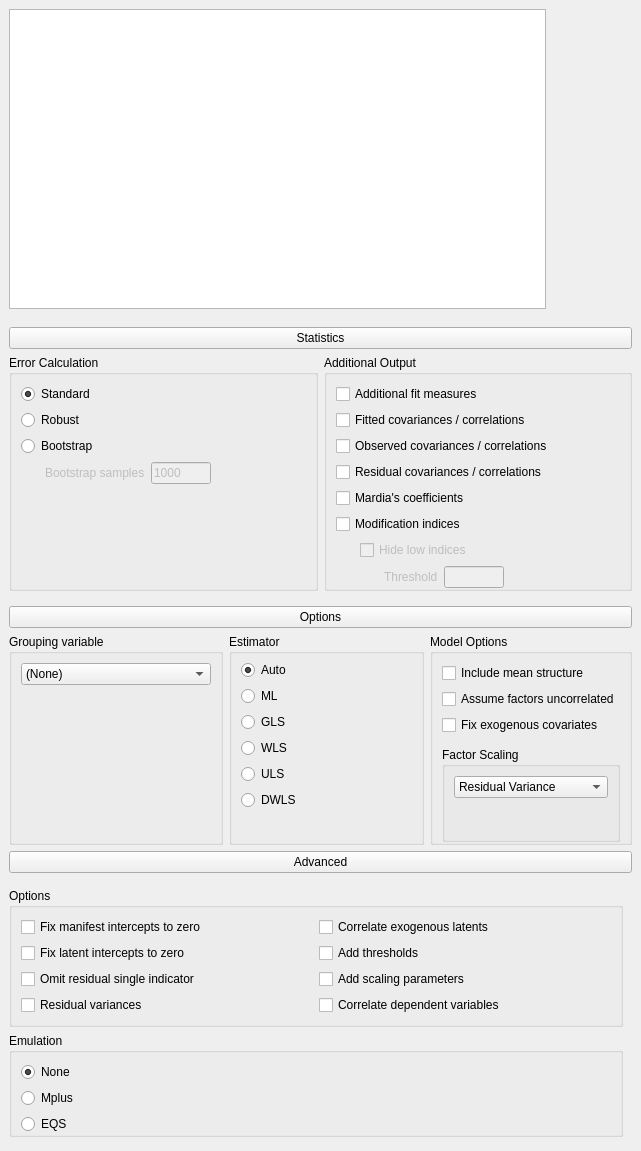
<?xml version="1.0" encoding="UTF-8"?>
<ui version="4.0">
 <class>SEMSimpleForm</class>
 <widget class="QWidget" name="SEMSimpleForm">
  <property name="geometry">
   <rect>
    <x>0</x>
    <y>0</y>
    <width>641</width>
    <height>1151</height>
   </rect>
  </property>
  <property name="minimumSize">
   <size>
    <width>500</width>
    <height>0</height>
   </size>
  </property>
  <property name="windowTitle">
   <string>Form</string>
  </property>
  <layout class="QGridLayout" name="gridLayout_23">
   <property name="leftMargin">
    <number>0</number>
   </property>
   <property name="topMargin">
    <number>0</number>
   </property>
   <property name="rightMargin">
    <number>0</number>
   </property>
   <property name="spacing">
    <number>0</number>
   </property>
   <item row="0" column="0">
    <widget class="QWidget" name="widget_14" native="true">
     <layout class="QGridLayout" name="gridLayout_20">
      <item row="0" column="0">
       <widget class="BoundTextEdit" name="model">
        <property name="minimumSize">
         <size>
          <width>0</width>
          <height>300</height>
         </size>
        </property>
       </widget>
      </item>
     </layout>
    </widget>
   </item>
   <item row="0" column="1">
    <widget class="QWidget" name="widget" native="true">
     <property name="minimumSize">
      <size>
       <width>86</width>
       <height>0</height>
      </size>
     </property>
    </widget>
   </item>
   <item row="2" column="0" colspan="2">
    <widget class="QWidget" name="widget_9" native="true">
     <layout class="QGridLayout" name="gridLayout_18">
      <property name="topMargin">
       <number>3</number>
      </property>
      <property name="bottomMargin">
       <number>3</number>
      </property>
      <item row="0" column="0">
       <widget class="ExpanderButton" name="pushButton_2">
        <property name="text">
         <string>Options</string>
        </property>
       </widget>
      </item>
      <item row="1" column="0">
       <widget class="QWidget" name="containerOptions" native="true">
        <layout class="QGridLayout" name="gridLayout_12">
         <property name="leftMargin">
          <number>0</number>
         </property>
         <property name="topMargin">
          <number>0</number>
         </property>
         <property name="rightMargin">
          <number>0</number>
         </property>
         <property name="bottomMargin">
          <number>0</number>
         </property>
         <item row="0" column="0">
          <widget class="GroupBox" name="groupBox_7">
           <property name="title">
            <string>Grouping variable</string>
           </property>
           <layout class="QGridLayout" name="gridLayout_17">
            <item row="0" column="0">
             <widget class="BoundComboBox" name="groupingVariable">
              <property name="minimumSize">
               <size>
                <width>190</width>
                <height>0</height>
               </size>
              </property>
              <item>
               <property name="text">
                <string>(None)</string>
               </property>
              </item>
             </widget>
            </item>
            <item row="1" column="0">
             <spacer name="verticalSpacer_2">
              <property name="orientation">
               <enum>Qt::Vertical</enum>
              </property>
              <property name="sizeHint" stdset="0">
               <size>
                <width>20</width>
                <height>40</height>
               </size>
              </property>
             </spacer>
            </item>
           </layout>
          </widget>
         </item>
         <item row="0" column="2">
          <widget class="GroupBox" name="groupBox_5">
           <property name="title">
            <string>Model Options</string>
           </property>
           <layout class="QGridLayout" name="gridLayout_16">
            <property name="bottomMargin">
             <number>0</number>
            </property>
            <item row="3" column="0">
             <widget class="QWidget" name="widget_13" native="true">
              <property name="maximumSize">
               <size>
                <width>16777215</width>
                <height>4</height>
               </size>
              </property>
             </widget>
            </item>
            <item row="4" column="0">
             <widget class="GroupBox" name="groupBox_6">
              <property name="title">
               <string>Factor Scaling</string>
              </property>
              <layout class="QGridLayout" name="gridLayout_15">
               <property name="bottomMargin">
                <number>0</number>
               </property>
               <item row="0" column="0">
                <widget class="BoundComboBox" name="factorStandardisation">
                 <item>
                  <property name="text">
                   <string>Residual Variance</string>
                  </property>
                 </item>
                 <item>
                  <property name="text">
                   <string>Factor Loadings</string>
                  </property>
                 </item>
                 <item>
                  <property name="text">
                   <string>None</string>
                  </property>
                 </item>
                </widget>
               </item>
               <item row="1" column="0">
                <spacer name="verticalSpacer_5">
                 <property name="orientation">
                  <enum>Qt::Vertical</enum>
                 </property>
                 <property name="sizeHint" stdset="0">
                  <size>
                   <width>20</width>
                   <height>40</height>
                  </size>
                 </property>
                </spacer>
               </item>
              </layout>
             </widget>
            </item>
            <item row="2" column="0">
             <widget class="BoundCheckBox" name="fixExogenousCovariates">
              <property name="text">
               <string>Fix exogenous covariates</string>
              </property>
             </widget>
            </item>
            <item row="1" column="0">
             <widget class="BoundCheckBox" name="assumeFactorsUncorrelated">
              <property name="text">
               <string>Assume factors uncorrelated</string>
              </property>
             </widget>
            </item>
            <item row="0" column="0">
             <widget class="BoundCheckBox" name="includeMeanStructure">
              <property name="text">
               <string>Include mean structure</string>
              </property>
             </widget>
            </item>
           </layout>
          </widget>
         </item>
         <item row="0" column="1">
          <widget class="GroupBox" name="groupBox_3">
           <property name="title">
            <string>Estimator</string>
           </property>
           <layout class="QGridLayout" name="gridLayout_11">
            <property name="topMargin">
             <number>6</number>
            </property>
            <property name="bottomMargin">
             <number>0</number>
            </property>
            <item row="0" column="0">
             <widget class="BoundGroupBox" name="estimator" native="true">
              <layout class="QGridLayout" name="gridLayout_10">
               <property name="leftMargin">
                <number>0</number>
               </property>
               <property name="topMargin">
                <number>0</number>
               </property>
               <property name="rightMargin">
                <number>0</number>
               </property>
               <property name="bottomMargin">
                <number>0</number>
               </property>
               <item row="0" column="0">
                <widget class="QRadioButton" name="automatic">
                 <property name="text">
                  <string>Auto</string>
                 </property>
                 <property name="checked">
                  <bool>true</bool>
                 </property>
                </widget>
               </item>
               <item row="4" column="0">
                <widget class="QRadioButton" name="ULS">
                 <property name="text">
                  <string>ULS</string>
                 </property>
                </widget>
               </item>
               <item row="3" column="0">
                <widget class="QRadioButton" name="WLS">
                 <property name="text">
                  <string>WLS</string>
                 </property>
                </widget>
               </item>
               <item row="2" column="0">
                <widget class="QRadioButton" name="GLS">
                 <property name="text">
                  <string>GLS</string>
                 </property>
                </widget>
               </item>
               <item row="5" column="0">
                <widget class="QRadioButton" name="DWLS">
                 <property name="text">
                  <string>DWLS</string>
                 </property>
                </widget>
               </item>
               <item row="1" column="0">
                <widget class="QRadioButton" name="ML">
                 <property name="text">
                  <string>ML</string>
                 </property>
                </widget>
               </item>
               <item row="6" column="0">
                <spacer name="verticalSpacer_3">
                 <property name="orientation">
                  <enum>Qt::Vertical</enum>
                 </property>
                 <property name="sizeHint" stdset="0">
                  <size>
                   <width>20</width>
                   <height>40</height>
                  </size>
                 </property>
                </spacer>
               </item>
              </layout>
             </widget>
            </item>
           </layout>
          </widget>
         </item>
        </layout>
       </widget>
      </item>
     </layout>
    </widget>
   </item>
   <item row="3" column="0" colspan="2">
    <widget class="QWidget" name="widget_3" native="true">
     <layout class="QGridLayout" name="gridLayout_22">
      <property name="topMargin">
       <number>3</number>
      </property>
      <property name="bottomMargin">
       <number>3</number>
      </property>
      <item row="0" column="0">
       <widget class="ExpanderButton" name="pushButton_3">
        <property name="text">
         <string>Advanced</string>
        </property>
       </widget>
      </item>
      <item row="1" column="0">
       <widget class="QWidget" name="containerAdvanced" native="true">
        <layout class="QGridLayout" name="gridLayout_21">
         <property name="leftMargin">
          <number>0</number>
         </property>
         <property name="bottomMargin">
          <number>0</number>
         </property>
         <item row="0" column="0">
          <widget class="GroupBox" name="groupBox_16">
           <property name="title">
            <string>Options</string>
           </property>
           <layout class="QGridLayout" name="gridLayout_19">
            <item row="0" column="0">
             <widget class="BoundCheckBox" name="fixManifestInterceptsToZero">
              <property name="text">
               <string>Fix manifest intercepts to zero</string>
              </property>
             </widget>
            </item>
            <item row="0" column="1">
             <widget class="BoundCheckBox" name="correlateExogenousLatents">
              <property name="text">
               <string>Correlate exogenous latents</string>
              </property>
             </widget>
            </item>
            <item row="1" column="0">
             <widget class="BoundCheckBox" name="fixLatentInterceptsToZero">
              <property name="text">
               <string>Fix latent intercepts to zero</string>
              </property>
             </widget>
            </item>
            <item row="1" column="1">
             <widget class="BoundCheckBox" name="addThresholds">
              <property name="text">
               <string>Add thresholds</string>
              </property>
             </widget>
            </item>
            <item row="2" column="0">
             <widget class="BoundCheckBox" name="omitResidualSingleIndicator">
              <property name="text">
               <string>Omit residual single indicator</string>
              </property>
             </widget>
            </item>
            <item row="2" column="1">
             <widget class="BoundCheckBox" name="addScalingParameters">
              <property name="text">
               <string>Add scaling parameters</string>
              </property>
             </widget>
            </item>
            <item row="3" column="0">
             <widget class="BoundCheckBox" name="residualVariances">
              <property name="text">
               <string>Residual variances</string>
              </property>
             </widget>
            </item>
            <item row="3" column="1">
             <widget class="BoundCheckBox" name="correlateDependentVariables">
              <property name="text">
               <string>Correlate dependent variables</string>
              </property>
             </widget>
            </item>
           </layout>
          </widget>
         </item>
         <item row="1" column="0">
          <widget class="GroupBox" name="groupBox_4">
           <property name="title">
            <string>Emulation</string>
           </property>
           <layout class="QGridLayout" name="gridLayout_13">
            <property name="bottomMargin">
             <number>0</number>
            </property>
            <item row="0" column="0">
             <widget class="BoundGroupBox" name="emulation" native="true">
              <layout class="QGridLayout" name="gridLayout_14">
               <property name="leftMargin">
                <number>0</number>
               </property>
               <property name="topMargin">
                <number>0</number>
               </property>
               <property name="rightMargin">
                <number>0</number>
               </property>
               <property name="bottomMargin">
                <number>0</number>
               </property>
               <item row="0" column="0">
                <widget class="QRadioButton" name="none">
                 <property name="text">
                  <string>None</string>
                 </property>
                 <property name="checked">
                  <bool>true</bool>
                 </property>
                </widget>
               </item>
               <item row="2" column="0">
                <widget class="QRadioButton" name="EQS">
                 <property name="text">
                  <string>EQS</string>
                 </property>
                </widget>
               </item>
               <item row="1" column="0">
                <widget class="QRadioButton" name="Mplus">
                 <property name="text">
                  <string>Mplus</string>
                 </property>
                </widget>
               </item>
              </layout>
             </widget>
            </item>
           </layout>
          </widget>
         </item>
        </layout>
       </widget>
      </item>
     </layout>
    </widget>
   </item>
   <item row="1" column="0" colspan="2">
    <widget class="QWidget" name="widget_2" native="true">
     <layout class="QGridLayout" name="gridLayout_9">
      <property name="bottomMargin">
       <number>3</number>
      </property>
      <item row="0" column="0">
       <widget class="ExpanderButton" name="pushButton">
        <property name="text">
         <string>Statistics</string>
        </property>
       </widget>
      </item>
      <item row="1" column="0">
       <widget class="QWidget" name="containerStatistics" native="true">
        <layout class="QGridLayout" name="gridLayout_8">
         <property name="leftMargin">
          <number>0</number>
         </property>
         <property name="topMargin">
          <number>0</number>
         </property>
         <property name="rightMargin">
          <number>0</number>
         </property>
         <item row="0" column="1" rowspan="2">
          <widget class="GroupBox" name="groupBox_2">
           <property name="title">
            <string>Additional Output</string>
           </property>
           <layout class="QGridLayout" name="gridLayout_7">
            <property name="bottomMargin">
             <number>0</number>
            </property>
            <item row="2" column="0">
             <widget class="BoundCheckBox" name="output_fittedCovarianceCorrelations">
              <property name="text">
               <string>Fitted covariances / correlations</string>
              </property>
             </widget>
            </item>
            <item row="3" column="0">
             <widget class="BoundCheckBox" name="output_observedCovarianceCorrelations">
              <property name="text">
               <string>Observed covariances / correlations</string>
              </property>
             </widget>
            </item>
            <item row="6" column="0">
             <widget class="BoundCheckBox" name="output_modificationIndices">
              <property name="text">
               <string>Modification indices</string>
              </property>
             </widget>
            </item>
            <item row="8" column="0">
             <widget class="QWidget" name="widget_6" native="true">
              <layout class="QGridLayout" name="gridLayout_6">
               <property name="leftMargin">
                <number>0</number>
               </property>
               <property name="topMargin">
                <number>0</number>
               </property>
               <property name="rightMargin">
                <number>0</number>
               </property>
               <property name="bottomMargin">
                <number>0</number>
               </property>
               <item row="1" column="0">
                <widget class="QWidget" name="containerHideLowIndices" native="true">
                 <property name="enabled">
                  <bool>false</bool>
                 </property>
                 <layout class="QGridLayout" name="gridLayout_5">
                  <property name="leftMargin">
                   <number>24</number>
                  </property>
                  <property name="topMargin">
                   <number>0</number>
                  </property>
                  <property name="bottomMargin">
                   <number>0</number>
                  </property>
                  <item row="0" column="0">
                   <widget class="BoundCheckBox" name="output_modificationIndicesHideLowIndices">
                    <property name="text">
                     <string>Hide low indices</string>
                    </property>
                   </widget>
                  </item>
                  <item row="1" column="0">
                   <widget class="QWidget" name="containerThreshold" native="true">
                    <property name="enabled">
                     <bool>false</bool>
                    </property>
                    <layout class="QGridLayout" name="gridLayout_4">
                     <property name="leftMargin">
                      <number>24</number>
                     </property>
                     <property name="topMargin">
                      <number>0</number>
                     </property>
                     <property name="rightMargin">
                      <number>0</number>
                     </property>
                     <property name="bottomMargin">
                      <number>0</number>
                     </property>
                     <item row="0" column="1">
                      <widget class="BoundTextBox" name="output_modificationIndicesHideLowIndicesThreshold">
                       <property name="maximumSize">
                        <size>
                         <width>60</width>
                         <height>16777215</height>
                        </size>
                       </property>
                      </widget>
                     </item>
                     <item row="0" column="0">
                      <widget class="QLabel" name="label_2">
                       <property name="text">
                        <string>Threshold</string>
                       </property>
                      </widget>
                     </item>
                     <item row="0" column="2">
                      <spacer name="horizontalSpacer_2">
                       <property name="orientation">
                        <enum>Qt::Horizontal</enum>
                       </property>
                       <property name="sizeHint" stdset="0">
                        <size>
                         <width>0</width>
                         <height>0</height>
                        </size>
                       </property>
                      </spacer>
                     </item>
                    </layout>
                   </widget>
                  </item>
                 </layout>
                </widget>
               </item>
              </layout>
             </widget>
            </item>
            <item row="1" column="0">
             <widget class="BoundCheckBox" name="output_additionalFitMeasures">
              <property name="text">
               <string>Additional fit measures</string>
              </property>
             </widget>
            </item>
            <item row="4" column="0">
             <widget class="BoundCheckBox" name="output_residualCovarianceCorrelations">
              <property name="text">
               <string>Residual covariances / correlations</string>
              </property>
             </widget>
            </item>
            <item row="5" column="0">
             <widget class="BoundCheckBox" name="output_mardiasCoefficients">
              <property name="text">
               <string>Mardia's coefficients</string>
              </property>
             </widget>
            </item>
           </layout>
          </widget>
         </item>
         <item row="0" column="0" rowspan="2">
          <widget class="GroupBox" name="groupBox">
           <property name="title">
            <string>Error Calculation</string>
           </property>
           <layout class="QGridLayout" name="gridLayout">
            <item row="0" column="0">
             <widget class="BoundGroupBox" name="errorCalculation" native="true">
              <layout class="QGridLayout" name="gridLayout_2">
               <property name="leftMargin">
                <number>0</number>
               </property>
               <property name="topMargin">
                <number>0</number>
               </property>
               <property name="rightMargin">
                <number>0</number>
               </property>
               <property name="bottomMargin">
                <number>0</number>
               </property>
               <item row="2" column="0">
                <widget class="QRadioButton" name="bootstrap">
                 <property name="text">
                  <string>Bootstrap</string>
                 </property>
                </widget>
               </item>
               <item row="1" column="0">
                <widget class="QRadioButton" name="robust">
                 <property name="text">
                  <string>Robust</string>
                 </property>
                </widget>
               </item>
               <item row="0" column="0">
                <widget class="QRadioButton" name="standard">
                 <property name="text">
                  <string>Standard</string>
                 </property>
                 <property name="checked">
                  <bool>true</bool>
                 </property>
                </widget>
               </item>
               <item row="3" column="0">
                <widget class="QWidget" name="containerBootstrapSamples" native="true">
                 <property name="enabled">
                  <bool>false</bool>
                 </property>
                 <layout class="QGridLayout" name="gridLayout_3">
                  <property name="leftMargin">
                   <number>24</number>
                  </property>
                  <property name="topMargin">
                   <number>0</number>
                  </property>
                  <property name="bottomMargin">
                   <number>0</number>
                  </property>
                  <item row="0" column="0">
                   <widget class="QLabel" name="label">
                    <property name="text">
                     <string>Bootstrap samples</string>
                    </property>
                   </widget>
                  </item>
                  <item row="0" column="1">
                   <widget class="BoundTextBox" name="errorCalculationBootstrapSamples">
                    <property name="maximumSize">
                     <size>
                      <width>60</width>
                      <height>16777215</height>
                     </size>
                    </property>
                    <property name="text">
                     <string>1000</string>
                    </property>
                   </widget>
                  </item>
                  <item row="0" column="2">
                   <spacer name="horizontalSpacer">
                    <property name="orientation">
                     <enum>Qt::Horizontal</enum>
                    </property>
                    <property name="sizeHint" stdset="0">
                     <size>
                      <width>0</width>
                      <height>20</height>
                     </size>
                    </property>
                   </spacer>
                  </item>
                 </layout>
                </widget>
               </item>
              </layout>
             </widget>
            </item>
            <item row="1" column="0">
             <spacer name="verticalSpacer">
              <property name="orientation">
               <enum>Qt::Vertical</enum>
              </property>
              <property name="sizeHint" stdset="0">
               <size>
                <width>20</width>
                <height>40</height>
               </size>
              </property>
             </spacer>
            </item>
           </layout>
          </widget>
         </item>
        </layout>
       </widget>
      </item>
     </layout>
    </widget>
   </item>
  </layout>
 </widget>
 <customwidgets>
  <customwidget>
   <class>ExpanderButton</class>
   <extends>QPushButton</extends>
   <header>widgets/expanderbutton.h</header>
  </customwidget>
  <customwidget>
   <class>BoundCheckBox</class>
   <extends>QCheckBox</extends>
   <header>widgets/boundcheckbox.h</header>
  </customwidget>
  <customwidget>
   <class>GroupBox</class>
   <extends>QGroupBox</extends>
   <header>widgets/groupbox.h</header>
   <container>1</container>
  </customwidget>
  <customwidget>
   <class>BoundComboBox</class>
   <extends>QComboBox</extends>
   <header>widgets/boundcombobox.h</header>
  </customwidget>
  <customwidget>
   <class>BoundTextBox</class>
   <extends>QLineEdit</extends>
   <header>widgets/boundtextbox.h</header>
  </customwidget>
  <customwidget>
   <class>BoundGroupBox</class>
   <extends>QWidget</extends>
   <header>widgets/boundgroupbox.h</header>
   <container>1</container>
  </customwidget>
  <customwidget>
   <class>BoundTextEdit</class>
   <extends>QPlainTextEdit</extends>
   <header>widgets/boundtextedit.h</header>
  </customwidget>
 </customwidgets>
 <resources/>
 <connections>
  <connection>
   <sender>output_modificationIndices</sender>
   <signal>toggled(bool)</signal>
   <receiver>containerHideLowIndices</receiver>
   <slot>setEnabled(bool)</slot>
   <hints>
    <hint type="sourcelabel">
     <x>482</x>
     <y>493</y>
    </hint>
    <hint type="destinationlabel">
     <x>478</x>
     <y>533</y>
    </hint>
   </hints>
  </connection>
  <connection>
   <sender>output_modificationIndicesHideLowIndices</sender>
   <signal>toggled(bool)</signal>
   <receiver>containerThreshold</receiver>
   <slot>setEnabled(bool)</slot>
   <hints>
    <hint type="sourcelabel">
     <x>488</x>
     <y>519</y>
    </hint>
    <hint type="destinationlabel">
     <x>484</x>
     <y>546</y>
    </hint>
   </hints>
  </connection>
  <connection>
   <sender>bootstrap</sender>
   <signal>toggled(bool)</signal>
   <receiver>containerBootstrapSamples</receiver>
   <slot>setEnabled(bool)</slot>
   <hints>
    <hint type="sourcelabel">
     <x>162</x>
     <y>450</y>
    </hint>
    <hint type="destinationlabel">
     <x>163</x>
     <y>477</y>
    </hint>
   </hints>
  </connection>
 </connections>
</ui>
